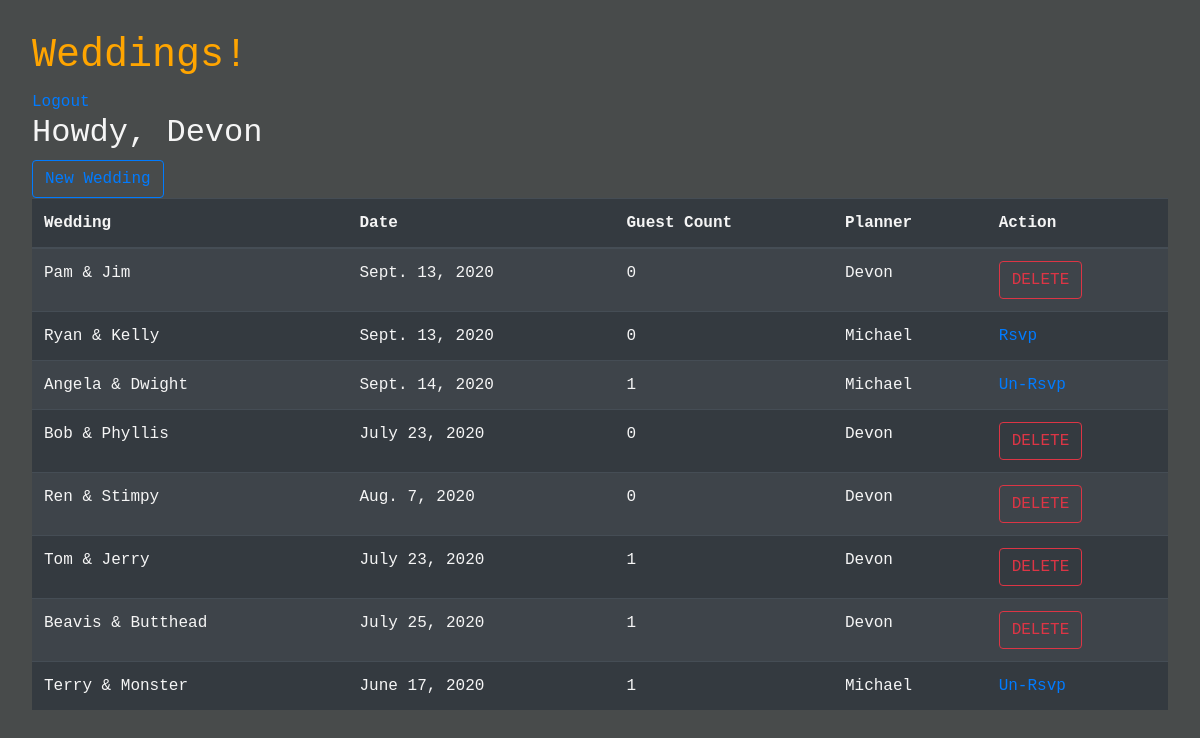
The app's page /weddings/ (signed in) with its own data.
### home/models.py (models this page shows, shortened)
class User(models.Model):
    first_name = models.CharField(max_length=255)
    last_name = models.CharField(max_length=255)
    email = models.EmailField(unique=True)
    password = models.CharField(max_length=255)
    created_at = models.DateTimeField(auto_now_add=True)
    updated_at = models.DateTimeField(auto_now=True)
    objects = UserManager()

### weddings/models.py (models this page shows, shortened)
class Wedding(models.Model):
    wedder_one = models.CharField(max_length=255)
    wedder_two = models.CharField(max_length=255)
    date = models.DateField()
    planner = models.ForeignKey(User, related_name='planned_weddings', on_delete=models.CASCADE)
    guests = models.ManyToManyField(User, related_name='weddings_attending')
    objects = WeddingManager()

### weddings/views.py (the view)
# urls.py: path('', views.dashboard),
def dashboard(request):
    context = {
        'weddings': Wedding.objects.all(),
        'user': User.objects.get(id=request.session['user_id'])
    }
    return render(request, 'weddings/dashboard.html', context)

### weddings/templates/weddings/dashboard.html (shortened to what this page needs)
<!DOCTYPE html>
<html lang="en">
<head>
    <link href="https://stackpath.bootstrapcdn.com/bootstrap/4.5.0/css/bootstrap.min.css" rel="stylesheet">
    {% load static %}
    <link rel="stylesheet" href="{% static 'style.css' %}">
</head>
<body>
    <h1>Weddings!</h1>
    <a href="/logout">Logout</a>
    <h2>Howdy, {{ user.first_name }}</h2>
    <a href="/weddings/new" class="btn btn-outline-primary">New Wedding</a>
    <table class="table table-dark table-striped">
        <thead>
            <tr>
                <th>Wedding</th>
                <th>Date</th>
                <th>Guest Count</th>
                <th>Planner</th>
                <th>Action</th>
            </tr>
        </thead>
        <tbody>
        {% for wedding in weddings %}
            <tr>
                <td>{{ wedding.wedder_one }} & {{ wedding.wedder_two }}</td>
                <td>{{ wedding.date }}</td>
                <td>{{ wedding.guests.count }}</td>
                <td>{{ wedding.planner.first_name }}</td>
                <td>
                {% if wedding.planner.id == user.id %}
                    <a href="#" class="btn btn-outline-danger">DELETE</a>
                {% elif wedding in user.weddings_attending.all %}
                    <a href="#">Un-Rsvp</a>
                {% else %}
                    <a href="#">Rsvp</a>
                {% endif %}
                </td>
            </tr>
        {% endfor %}
        </tbody>
    </table>
</body>
</html>

### home/static/style.css (style rules this page uses)
* { font-family: 'Anonymous Pro', monospace; color: whitesmoke; }
h1, .post > h4 { color: orange; }
body { background-color: rgb(72, 75, 75); padding: 2em; }

### records on screen
User: first_name "Devon"
Wedding: wedder_one "Pam", wedder_two "Jim", date "Sept. 13, 2020", guests.count "0", planner.first_name "Devon", shows "DELETE"
Wedding: wedder_one "Ryan", wedder_two "Kelly", date "Sept. 13, 2020", guests.count "0", planner.first_name "Michael", shows "Rsvp"
Wedding: wedder_one "Angela", wedder_two "Dwight", date "Sept. 14, 2020", guests.count "1", planner.first_name "Michael", shows "Un-Rsvp"
Wedding: wedder_one "Bob", wedder_two "Phyllis", date "July 23, 2020", guests.count "0", planner.first_name "Devon", shows "DELETE"
Wedding: wedder_one "Ren", wedder_two "Stimpy", date "Aug. 7, 2020", guests.count "0", planner.first_name "Devon", shows "DELETE"
Wedding: wedder_one "Tom", wedder_two "Jerry", date "July 23, 2020", guests.count "1", planner.first_name "Devon", shows "DELETE"
Wedding: wedder_one "Beavis", wedder_two "Butthead", date "July 25, 2020", guests.count "1", planner.first_name "Devon", shows "DELETE"
Wedding: wedder_one "Terry", wedder_two "Monster", date "June 17, 2020", guests.count "1", planner.first_name "Michael", shows "Un-Rsvp"
